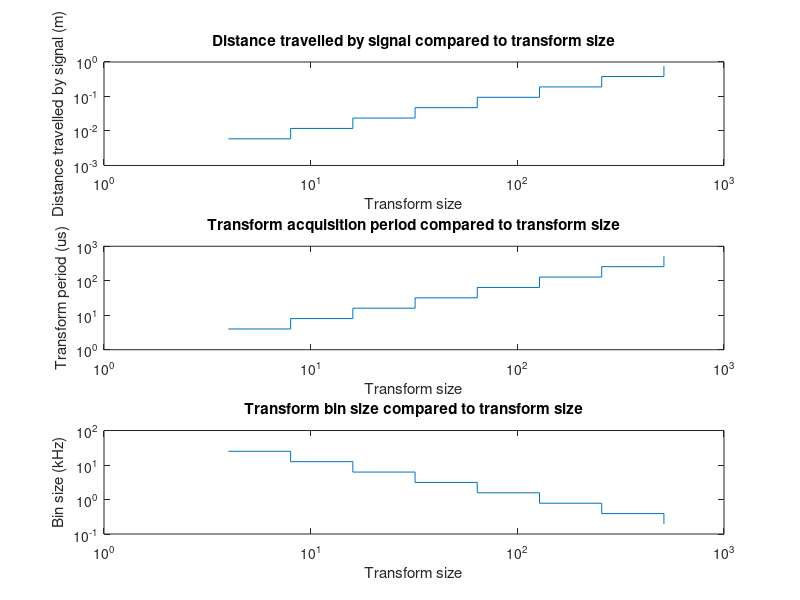

This chart was generated by the following MATLAB code:
clear all; close;
max_fs = 1e6; % constant maximum sampling frequency of xadc
sequences = 10; % min 3. 1 sequence == 2 channels. 
transformsize = [4 8 16 32 64 128 256 512]; % power of 2
prop = 1480; % constant propagation speed of sound in water, 1480 m/s
fs = max_fs/sequences % sampling frequency of digital signal
sample_period = 1./fs
binsize = fs./transformsize

transformperiod = transformsize/max_fs % amount of time to get the signals for 1 transform
dist = prop * transformperiod % distance traveled by signal during transform period

subplot(3,1,1);
stairs(transformsize,dist)
set(gca,'XScale','log')
set(gca,'YScale','log')
xlabel("Transform size")
ylabel("Distance travelled by signal (m)")
title("Distance travelled by signal compared to transform size");

subplot(3,1,2);
stairs(transformsize,transformperiod*1e6)
set(gca,'XScale','log')
set(gca,'YScale','log')
xlabel("Transform size")
ylabel("Transform period (us)")
title("Transform acquisition period compared to transform size");

subplot(3,1,3);
stairs(transformsize,binsize/1e3)
set(gca,'XScale','log')
set(gca,'YScale','log')
xlabel("Transform size")
ylabel("Bin size (kHz)")
title("Transform bin size compared to transform size");
